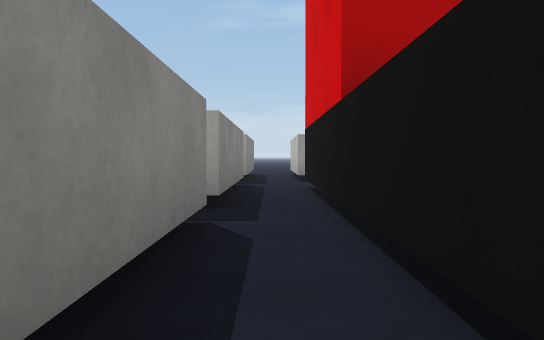
[1] (above)

17 first-person views from a walk through a scene from a Unity 3-D project. The camera is 0.62 m above the floor, tilts 2° down and sees 70° across. The floor is counted in squares, 1 m on a side. Each view is taken from the middle of a square. On the plan, view 1 faces up. The plan holds only what a view shows up to about 10 squares ahead; the rest is blank. The place goes on beyond the plan. Surface patterns are stand-ins for the level's own textures.

[2]
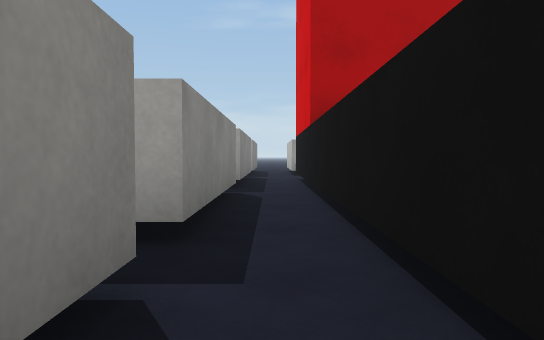

[3]
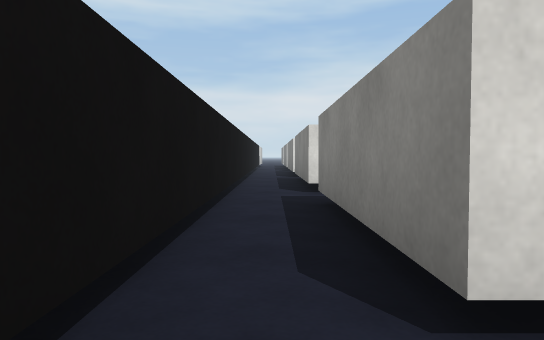

[4]
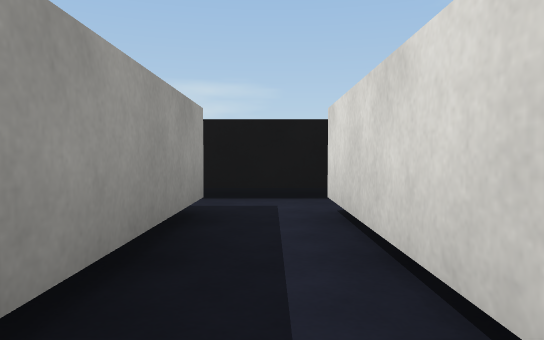

[5]
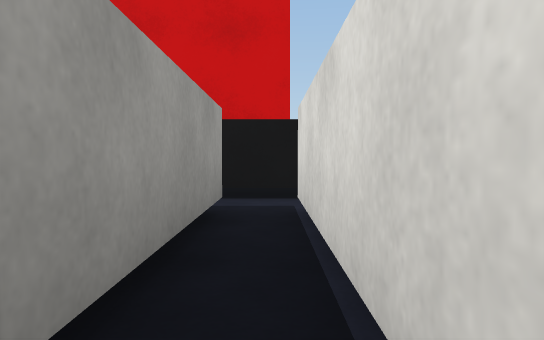

[6]
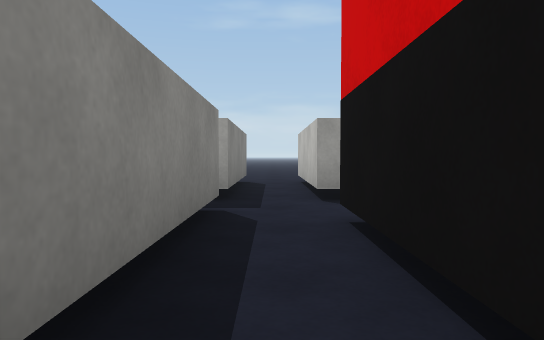

[7]
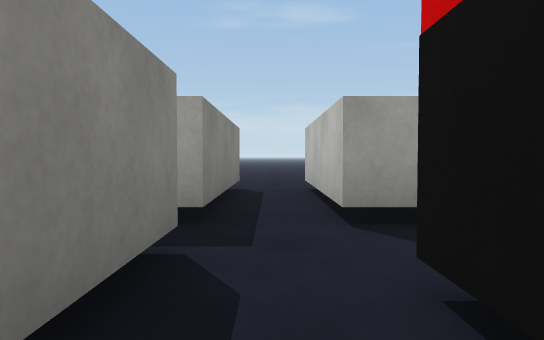

[8]
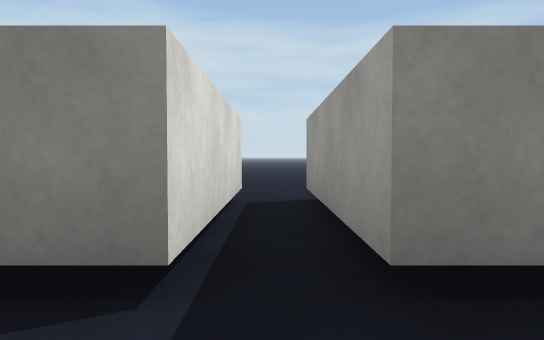

[9]
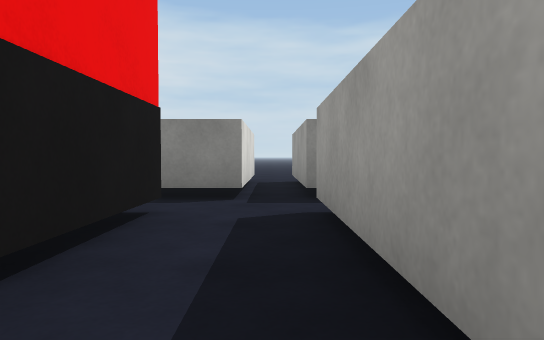

[10]
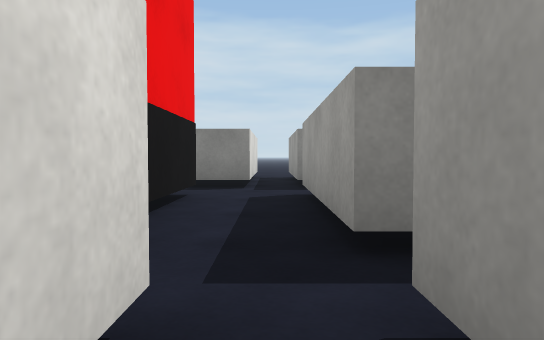

[11]
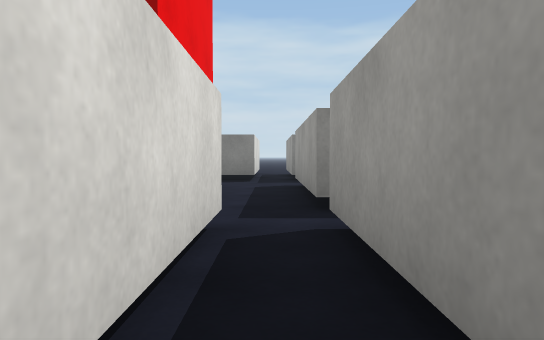

[12]
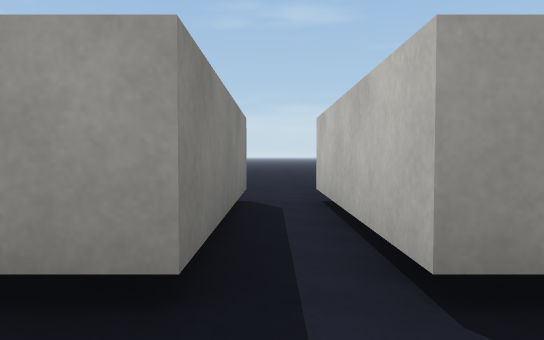

[13]
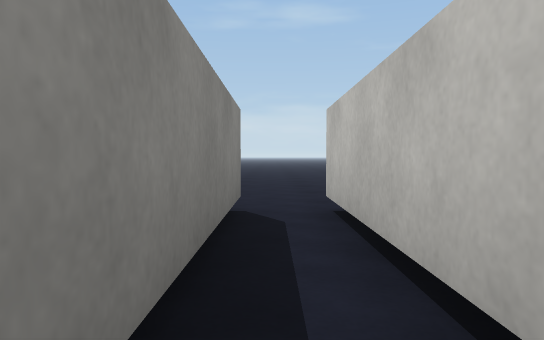

[14]
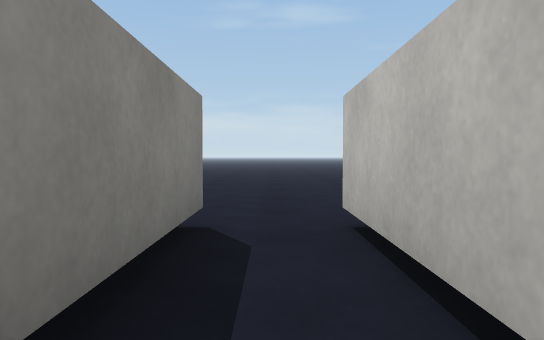

[15]
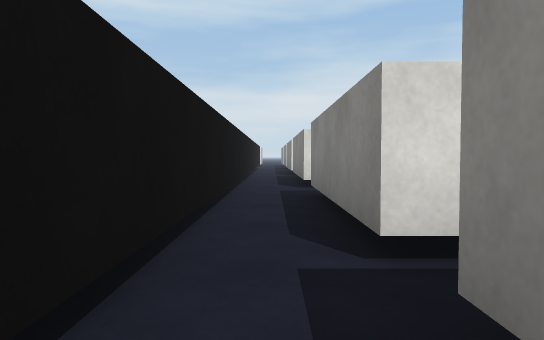

[16]
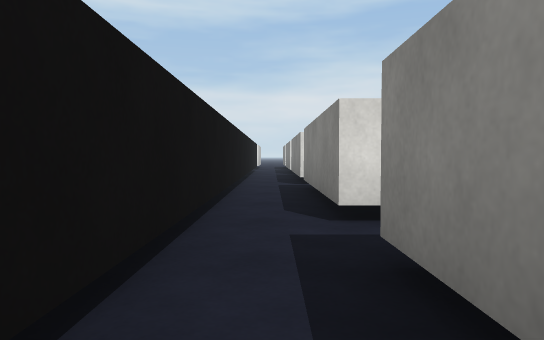

[17]
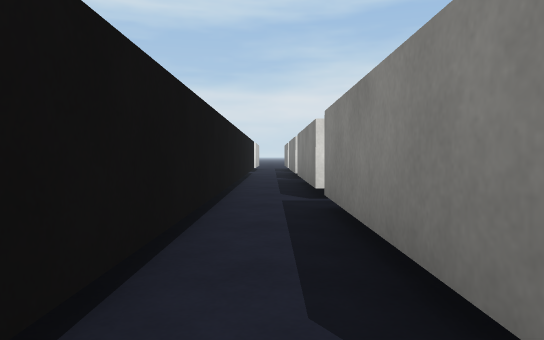

### Floor plan
Key: @ floor where view 1 was taken; # wall or solid block; . floor.
Columns run from 7 left of view 1 to 9 right of it. Each row starts with its distance up from view 1.
 14       ...   ..
 13       #.#  #.#
 12       #.#  #.#
 11       #.#  #.#
 10 ...####.####.###
  9 .................
  8 ...####.### .###
  7       #.#
  6       #.#
  5    ####.#
  4   ......#
  3    ####.#
  2       #.#
  1       #.#
  0       #@#
 -1       #.#
 -2       #.#
 -3       #.#
 -4       #.#
 -5    ####.#
 -6   ......#
 -7    ####.#
 -8       #.#
 -9       #.#
-10       #.#
-11       ..#

Positions as (right, up) in squares from view 1, and headings:
1: (0, 0), facing up
2: (0, -3), facing up
3: (0, 0), facing down
4: (-5, -6), facing right
5: (-5, 4), facing right
6: (0, 4), facing up
7: (0, 6), facing up
8: (1, 9), facing left
9: (5, 9), facing left
10: (7, 9), facing left
11: (9, 9), facing left
12: (5, 8), facing up
13: (5, 9), facing up
14: (0, 10), facing up
15: (0, 1), facing down
16: (0, -3), facing down
17: (0, -6), facing down
